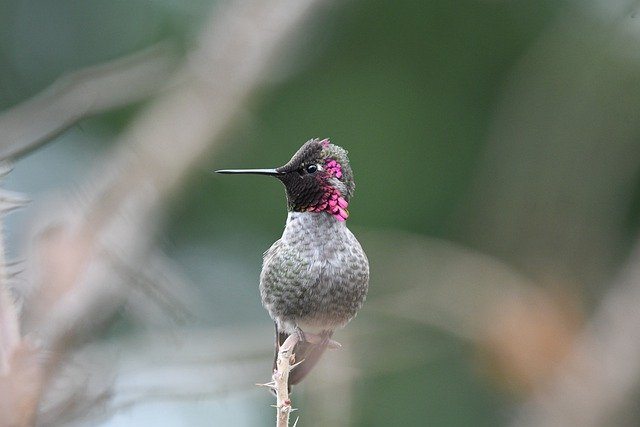
#> input picture 01. drawingFunctions/image.jpg, 640 x 427 px, given in place of the camera
$ python main.py
#> lines starting #> are read from the running program, lines starting #| are printed output that depends on the picture; after the words box and inside, x2 and y2 are one past the last pixel; in counts of white or black regions, pixels touching at a corner belong together
#> further down, frame is the input picture: shape (427, 640, 3); mean B, G, R 110.1, 122.1, 114.7
# importing the libraries
import cv2
import numpy as np

# function for sketch like effect
def sketch(image):
    #converting image to grayscale
    imgGray = cv2.cvtColor(image, cv2.COLOR_BGR2GRAY)
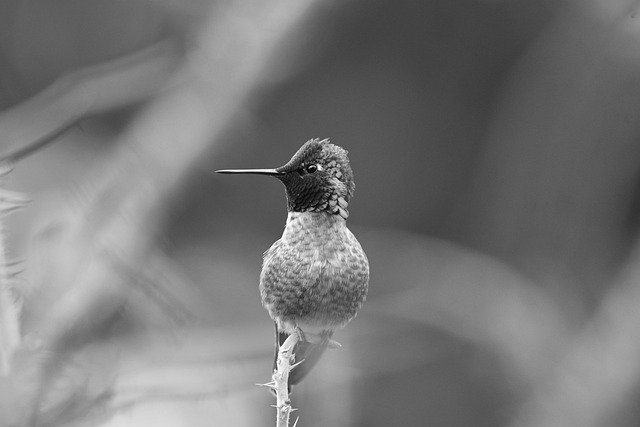
#> imgGray: shape (427, 640); min 0, max 255, mean 118.5

    # adding blur effect
    imgGrayBlur = cv2.GaussianBlur(imgGray, (5, 5), 0)

    # extracting edges from the image
    cannyEdge = cv2.Canny(imgGrayBlur, 40, 90)
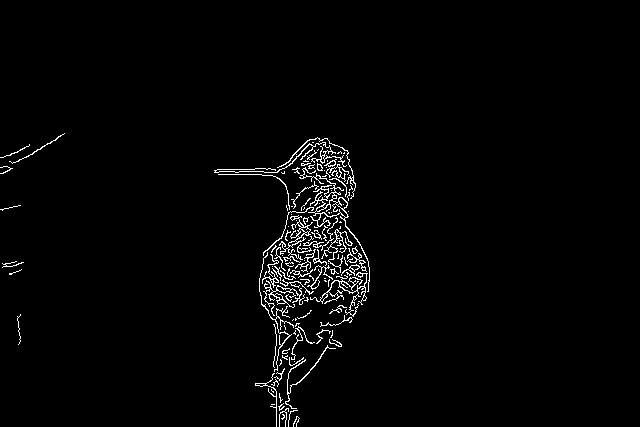
#> cannyEdge: shape (427, 640); 2% white in thin lines or dots, all inside (x1, y1, x2, y2) = (0, 133, 370, 427)

    #invert binarize
    ret, mask = cv2.threshold(cannyEdge, 90, 255, cv2.THRESH_BINARY_INV)

    return mask


#initializing webcam and calling our sketch function

cap = cv2.VideoCapture(0)  #you can enter any video file path too

while True:
    ret, frame = cap.read()
    cv2.imshow('Live Sketch App', sketch(frame))

    if cv2.waitKey(1) == 13: # break loop when pressed enter
#> (key Esc is pressed here)
        break

cap.release()
cv2.destroyAllWindows()
